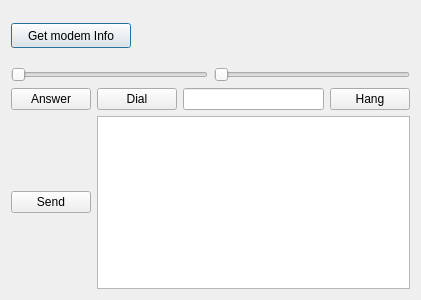
<?xml version="1.0" encoding="UTF-8"?>
<ui version="4.0">
 <class>MobileDialog</class>
 <widget class="QDialog" name="MobileDialog">
  <property name="geometry">
   <rect>
    <x>0</x>
    <y>0</y>
    <width>421</width>
    <height>300</height>
   </rect>
  </property>
  <property name="windowTitle">
   <string>Mobile Wizard</string>
  </property>
  <layout class="QVBoxLayout" name="verticalLayout">
   <item>
    <layout class="QHBoxLayout" name="horizontalLayout">
     <item>
      <widget class="QPushButton" name="pushButton">
       <property name="minimumSize">
        <size>
         <width>120</width>
         <height>25</height>
        </size>
       </property>
       <property name="maximumSize">
        <size>
         <width>120</width>
         <height>25</height>
        </size>
       </property>
       <property name="text">
        <string>Get modem Info</string>
       </property>
      </widget>
     </item>
     <item>
      <widget class="QLabel" name="modemInfoLabel">
       <property name="minimumSize">
        <size>
         <width>250</width>
         <height>50</height>
        </size>
       </property>
       <property name="text">
        <string/>
       </property>
      </widget>
     </item>
    </layout>
   </item>
   <item>
    <layout class="QHBoxLayout" name="horizontalLayout_2">
     <item>
      <widget class="QSlider" name="voiceOutputSlider">
       <property name="toolTip">
        <string>Output Volume</string>
       </property>
       <property name="orientation">
        <enum>Qt::Horizontal</enum>
       </property>
      </widget>
     </item>
     <item>
      <widget class="QSlider" name="voiceInputSlider">
       <property name="toolTip">
        <string>Input Volume</string>
       </property>
       <property name="orientation">
        <enum>Qt::Horizontal</enum>
       </property>
      </widget>
     </item>
    </layout>
   </item>
   <item>
    <layout class="QHBoxLayout" name="horizontalLayout_3">
     <item>
      <widget class="QPushButton" name="answerPushButton">
       <property name="text">
        <string>Answer</string>
       </property>
      </widget>
     </item>
     <item>
      <widget class="QPushButton" name="dialPpushButton">
       <property name="text">
        <string>Dial</string>
       </property>
      </widget>
     </item>
     <item>
      <widget class="QLineEdit" name="dialNumberLineEdit"/>
     </item>
     <item>
      <widget class="QPushButton" name="hangPushButton">
       <property name="text">
        <string>Hang</string>
       </property>
      </widget>
     </item>
    </layout>
   </item>
   <item>
    <layout class="QHBoxLayout" name="horizontalLayout_4">
     <item>
      <widget class="QPushButton" name="sendPushButton">
       <property name="text">
        <string>Send</string>
       </property>
      </widget>
     </item>
     <item>
      <widget class="QPlainTextEdit" name="smsPlainTextEdit"/>
     </item>
    </layout>
   </item>
  </layout>
 </widget>
 <resources/>
 <connections/>
</ui>
